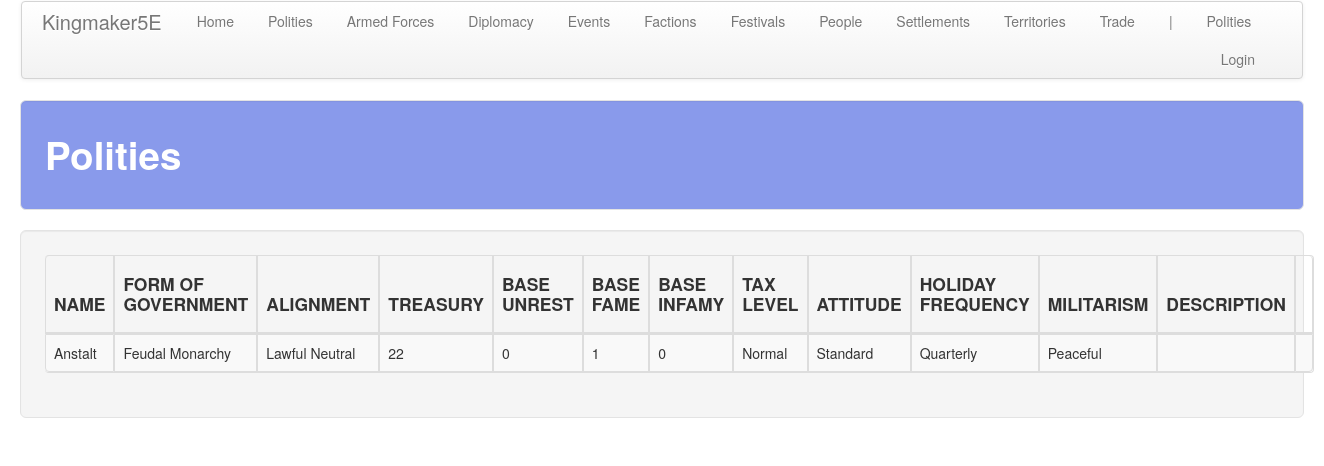
The page /polity/ on the database its author committed.
### polity/models.py (models this page shows, shortened)
class Polity(models.Model):
    name = models.CharField(max_length=default_max_length)
    government = models.ForeignKey(
        Government, on_delete=models.CASCADE,
        related_name='polity', related_query_name='polity')
    alignment_lc = models.ForeignKey(
        AlignmentLC, on_delete=models.CASCADE,
        related_name='polity', related_query_name='polity')
    alignment_ge = models.ForeignKey(
        AlignmentGE, on_delete=models.CASCADE,
        related_name='polity', related_query_name='polity')
    treasury = models.IntegerField(default=0)
    unrest = models.IntegerField(default=0)
    fame = models.IntegerField(default=0)
    infamy = models.IntegerField(default=0)
    desc = models.TextField(default="", blank=True)
    tax_edict = models.ForeignKey(
        'core.TaxEdict', on_delete=models.CASCADE,
        related_name='polity', related_query_name='polity')
    promotion_edict = models.ForeignKey(
        'core.PromotionEdict', on_delete=models.CASCADE,
        related_name='polity', related_query_name='polity')
    holiday_edict = models.ForeignKey(
        'core.HolidayEdict', on_delete=models.CASCADE,
        related_name='polity', related_query_name='polity')
    recruitment_edict = models.ForeignKey(
        'core.RecruitmentEdict', on_delete=models.CASCADE,
        related_name='polity', related_query_name='polity')
    ruler_attribute_1 = models.ForeignKey(
        Attribute, on_delete=models.SET_NULL, null=True, blank=True,
        related_name='polity_ruler_1', related_query_name='polity_ruler_1')
    ruler_attribute_2 = models.ForeignKey(
        Attribute, on_delete=models.SET_NULL, null=True, blank=True,
        related_name='polity_ruler_2', related_query_name='polity_ruler_2')
    ruler_attribute_3 = models.ForeignKey(
        Attribute, on_delete=models.SET_NULL, null=True, blank=True,
        related_name='polity_ruler_3', related_query_name='polity_ruler_3')
    spymaster_attribute = models.ForeignKey(
        Attribute, on_delete=models.SET_NULL, null=True, blank=True,
        related_name='polity_spymaster', related_query_name='polity_spymaster')

class Government(models.Model):
    name = models.CharField(max_length=default_max_length)
    desc = models.TextField(default="", blank=True)
    eco_bonus = models.IntegerField(default=0)
    loy_bonus = models.IntegerField(default=0)
    sta_bonus = models.IntegerField(default=0)
    fam_bonus = models.IntegerField(default=0)
    inf_bonus = models.IntegerField(default=0)
    cor_bonus = models.IntegerField(default=0)
    cri_bonus = models.IntegerField(default=0)
    law_bonus = models.IntegerField(default=0)
    lor_bonus = models.IntegerField(default=0)
    pro_bonus = models.IntegerField(default=0)
    soc_bonus = models.IntegerField(default=0)

class AlignmentLC(models.Model):
    name = models.CharField(max_length=default_max_length)
    eco_bonus = models.IntegerField(default=0)
    loy_bonus = models.IntegerField(default=0)
    sta_bonus = models.IntegerField(default=0)
    fam_bonus = models.IntegerField(default=0)
    inf_bonus = models.IntegerField(default=0)
    cor_bonus = models.IntegerField(default=0)
    cri_bonus = models.IntegerField(default=0)
    law_bonus = models.IntegerField(default=0)
    lor_bonus = models.IntegerField(default=0)
    pro_bonus = models.IntegerField(default=0)
    soc_bonus = models.IntegerField(default=0)

class AlignmentGE(models.Model):
    name = models.CharField(max_length=default_max_length)
    eco_bonus = models.IntegerField(default=0)
    loy_bonus = models.IntegerField(default=0)
    sta_bonus = models.IntegerField(default=0)
    fam_bonus = models.IntegerField(default=0)
    inf_bonus = models.IntegerField(default=0)
    cor_bonus = models.IntegerField(default=0)
    cri_bonus = models.IntegerField(default=0)
    law_bonus = models.IntegerField(default=0)
    lor_bonus = models.IntegerField(default=0)
    pro_bonus = models.IntegerField(default=0)
    soc_bonus = models.IntegerField(default=0)

### core/models.py (models this page shows, shortened)
class TaxEdict(models.Model):
    tax_level = models.CharField(max_length=default_max_length)
    revenue_divisor = models.FloatField()
    eco_bonus = models.IntegerField()
    loy_bonus = models.IntegerField()

class PromotionEdict(models.Model):
    attitude = models.CharField(max_length=default_max_length)
    hex_claims = models.IntegerField()
    eco_bonus = models.IntegerField()
    loy_bonus = models.IntegerField()
    sta_bonus = models.IntegerField()
    con_bonus = models.IntegerField()
    con_dice = models.IntegerField(null=True, blank=True)

class HolidayEdict(models.Model):
    frequency = models.CharField(max_length=default_max_length)
    eco_bonus = models.IntegerField()
    loy_bonus = models.IntegerField()
    con_bonus = models.IntegerField()
    con_dice = models.IntegerField(null=True, blank=True)

class RecruitmentEdict(models.Model):
    militarism = models.CharField(max_length=default_max_length)
    manpower_mult = models.FloatField()
    elites_mult = models.FloatField()
    fam_bonus = models.IntegerField()
    inf_bonus = models.IntegerField()
    def_bonus = models.IntegerField()
    eco_bonus = models.IntegerField()
    soc_bonus = models.IntegerField()

### polity/views.py (the view)
# urls.py: path('', views.polities, name='polities'),
def polities(request):
    return show_all_items(
        request, app_name, a_obj, a_plural, sort='name'
    )

### polity/templates/polity/polities.html (shortened to what this page needs)
<!DOCTYPE html>
{% extends 'polity/base.html' %}
{% block table_header %}
    <th class="th_ccell"><h4>NAME</h4></th>
    <th class="th_ccell"><h4>FORM OF GOVERNMENT</h4></th>
    <th class="th_ccell"><h4>ALIGNMENT</h4></th>
    <th class="th_ccell"><h4>TREASURY</h4></th>
    <th class="th_ccell"><h4>BASE UNREST</h4></th>
    <th class="th_ccell"><h4>BASE FAME</h4></th>
    <th class="th_ccell"><h4>BASE INFAMY</h4></th>
    <th class="th_ccell"><h4>TAX LEVEL</h4></th>
    <th class="th_ccell"><h4>ATTITUDE</h4></th>
    <th class="th_ccell"><h4>HOLIDAY FREQUENCY</h4></th>
    <th class="th_ccell"><h4>MILITARISM</h4></th>
    <th class="th_ccell"><h4>DESCRIPTION</h4></th>
    <th class="th_ccell"><h4></h4></th>
{% endblock %}
{% block table_body %}
    {% for polity in polities %}
        <tr class="clickable-object" style="cursor: pointer;" data-href="{% url 'polity:polity_details' pk=polity.pk %}">
            <td class="tb_ccell">{{ polity.name }}</td>
            <td class="tb_ccell">{{ polity.government.name }}</td>
            <td class="tb_ccell">
                {% if polity.alignment_lc.name == "Neutral" and polity.alignment_ge.name == "Neutral" %}
                    True Neutral
                {% else %}
                    {{ polity.alignment_lc.name }} {{ polity.alignment_ge.name }}
                {% endif %}
            </td>
            <td class="tb_ccell">{{ polity.treasury }}</td>
            <td class="tb_ccell">{{ polity.unrest }}</td>
            <td class="tb_ccell">{{ polity.fame }}</td>
            <td class="tb_ccell">{{ polity.infamy }}</td>
            <td class="tb_ccell">{{ polity.tax_edict.tax_level }}</td>
            <td class="tb_ccell">{{ polity.promotion_edict.attitude }}</td>
            <td class="tb_ccell">{{ polity.holiday_edict.frequency }}</td>
            <td class="tb_ccell">{{ polity.recruitment_edict.militarism }}</td>
            <td class="tb_ccell">{{ polity.desc }}</td>
            <td class="tb_ccell">
            </td>
        </tr>
    {% endfor %}
{% endblock %}

### static/css/custom.css (style rules this page uses)
.th_ccell { text-align: center; padding: 20px 20px 20px 20px; }
.tb_ccell { text-align: center; padding: 20px 20px 20px 20px; }

### static/css/hexagons.css (style rules this page uses)
* { margin: 0; padding: 0; }

### rows shown on the page
Polity: name "Anstalt", government.name "Feudal Monarchy", alignment_lc.name "Lawful", alignment_ge.name "Neutral", treasury "22", unrest "0", fame "1", infamy "0", tax_edict.tax_level "Normal", promotion_edict.attitude "Standard", holiday_edict.frequency "Quarterly", recruitment_edict.militarism "Peaceful"

### other values the page prints
{{ title }} "Polities"
